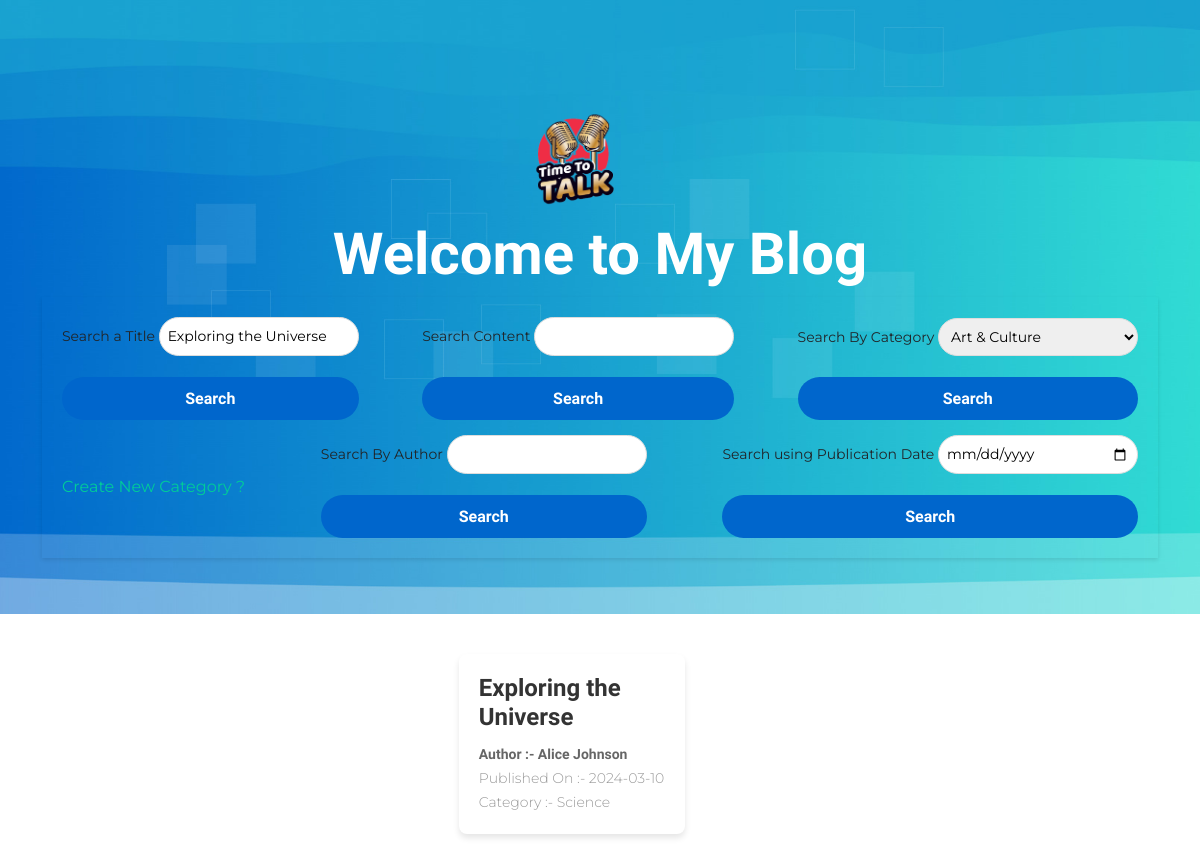
The app's page /index.php?title=Exploring the Universe with its own data.
### tables this page shows
CREATE TABLE IF NOT EXISTS `article` (
  `id` int NOT NULL AUTO_INCREMENT,
  `title` varchar(50) NOT NULL,
  `content` text NOT NULL,
  `date_pub` date DEFAULT NULL,
  `category_id` int DEFAULT NULL,
  `author_id` int DEFAULT NULL,
  PRIMARY KEY (`id`),
  KEY `category_id` (`category_id`),
  KEY `author_id` (`author_id`)
);

CREATE TABLE IF NOT EXISTS `category` (
  `id` int NOT NULL AUTO_INCREMENT,
  `name` varchar(100) NOT NULL,
  PRIMARY KEY (`id`)
);

### index.php (called while the page is built)
<?php
require_once('./Models/Database.class.php');
require_once('./Models/Article.class.php');
$modelArticle = new Article;
$articles = $modelArticle->getAll();
$categories = $modelArticle->getCategories();
if (!empty($_GET['title'])) {
    $articles = $modelArticle->getByTitle($_GET['title']);
} elseif (!empty($_GET['content'])) {
    header("Location: article.php?content={$_GET['content']}");
} elseif (!empty($_GET['category_id'])) {
    header("Location: article.php?category_id={$_GET['category_id']}");
} elseif (!empty($_GET['author'])) {
    header("Location: author.php?author={$_GET['author']}");
} elseif (!empty($_GET['date_pub'])) {
    header("Location: article.php?date_pub={$_GET['date_pub']}");
}
require_once('./Views/home.php');

### Models/Database.class.php (called while the page is built, shortened)
<?php
abstract class Database
{
    public function __construct()
    {
        $this->db = new PDO("mysql:host=localhost;dbname=blog;charset=utf8", "root", '');
    }
}

### Models/Article.class.php (called while the page is built, shortened)
<?php
class Article extends Database
{
    protected $base = "SELECT article.*, author.id , author.phone, author.address, author.dob, CONCAT(author.firstname, ' ', author.lastname) AS author , category.id, category.name AS category
    FROM article
    LEFT JOIN author ON article.author_id = author.id
    LEFT JOIN category ON article.category_id = category.id ";
    public function getAll()
    {
        $request = $this->db->prepare($this->base . "ORDER BY date_pub DESC");
        $request->execute();
        $data = $request->fetchAll(PDO::FETCH_ASSOC);
        return $data;
    }
    public function getByTitle($title)
    {
        $request = $this->db->prepare($this->base . " WHERE LOWER(article.title) LIKE :title");
        $titleParam = '%' . strtolower($title) . '%';
        $request->bindParam(':title', $titleParam, PDO::PARAM_STR);
        $request->execute();
        $data = $request->fetchAll(PDO::FETCH_ASSOC);
        return $data;
    }
    public function getCategories()
    {
        $request = $this->db->prepare("SELECT * FROM category ORDER BY name");
        $request->execute();
        $data = $request->fetchAll(PDO::FETCH_ASSOC);
        return $data;
    }
}

### Views/home.php (the view, shortened to what this page needs)
<!DOCTYPE html>
<html lang="en">
<head>
    <link rel="stylesheet" href="Assets/style.css">
    <link rel="stylesheet" href="https://cdnjs.cloudflare.com/ajax/libs/font-awesome/6.0.0-beta3/css/all.min.css" />
    <link rel="stylesheet" href="./Assets/css/bootstrap.min.css">
    <link rel="stylesheet" href="./Assets/css/bootstrap-icons.css">
    <link rel="stylesheet" href="./Assets/css/owl.carousel.min.css">
    <link rel="stylesheet" href="./Assets/css/owl.theme.default.min.css">
    <link href="./Assets/css/templatemo-pod-talk.css" rel="stylesheet">
</head>
<body>
    <section class="hero-section">
        <div class="container">
            <div class="row">
                <div class="col-lg-12 col-12">
                    <div class="text-center mb-5 pb-2">
                        <div class="container">
                            <a class="navbar-brand me-lg-5 me-0" href="index.php">
                                <img src="images/pod-talk-logo.png" class="logo-image img-fluid" alt="templatemo pod talk">
                            </a>
                        </div>
                        <h1 class="text-white">Welcome to My Blog</h1>
                        <div class="navbar">
                            <form action="">
                                <label>
                                    Search a Title
                                    <input type="text" name="title" value="<?= $_GET['title'] ?? '' ?>">
                                </label>
                                <button type="submit" class="btn custom-btn smoothscroll mt-3">Search</button>
                            </form>
                            <form action="">
                                <label>
                                    Search Content
                                    <input type="text" name="content" value="<?= $_GET['content'] ?? '' ?>">
                                </label>
                                <button type="submit" class="btn custom-btn smoothscroll mt-3">Search</button>
                            </form>
                            <form action="">
                                <label>
                                    Search By Category
                                    <select name="category_id">
                                        <?php foreach ($categories as $category) : ?>
                                            <option value="<?= $category['id'] ?>" <?= !empty($_GET['category_id']) && $_GET['category_id'] == $category['id'] ? 'selected' : '' ?>><?= $category['name'] ?></option>
                                        <?php endforeach ?>
                                    </select>
                                </label>
                                <button type="submit" class="btn custom-btn smoothscroll mt-3">Search</button>
                            </form>
                            <a href="Views/createCategory.php"> Create New Category ?</a>
                            <form action="">
                                <label>
                                    Search By Author
                                    <input type="text" name="author" value="<?= $_GET['author'] ?? '' ?>">
                                </label>
                                <button type="submit" class="btn custom-btn smoothscroll mt-3">Search</button>
                            </form>
                            <form action="">
                                <label for="date_pub">
                                    Search using Publication Date
                                    <input type="date" name="date_pub" value="<?= $_GET['date_pub'] ?? '' ?>">
                                </label>
                                <button type="submit" class="btn custom-btn smoothscroll mt-3">Search</button>
                            </form>
                        </div>
                    </div>
                </div>
            </div>
        </div>
    </section>
    <?php if (!empty($articles)): ?>
        <div class="article-grid">
            <?php foreach ($articles as $article) : ?>
                <a href="article.php?id=<?= $article['id'] ?>" class="article-link">
                    <div class="article-card">
                        <h3 class="article-title"><?= $article['title'] ?></h3>
                        <h3 class="article-author">Author :- <?= $article['author'] ?></h3><br>
                        <p class="article-date">Published On :- <?= $article['date_pub'] ?></p><br>
                        <p class="article-date">Category :- <?= $article['category'] ?></p>
                    </div>
                </a>
            <?php endforeach ?>
        <?php else : ?>
            <h1 class="recordError"> No Records Found</h1>
        <?php endif ?>
        </div>
</body>
</html>

### Assets/style.css (style rules this page uses)
body, h1, h3, p, form { margin: 0; padding: 0; box-sizing: border-box; }
body { font-family: Arial, sans-serif; line-height: 1.6; background-color: #f4f4f4; color: #333; padding: 0; margin: 0; }
.navbar { display: flex; flex-wrap: wrap; justify-content: center; gap: 15px; padding: 20px; background-color: #ffffff; box-shadow: 0 2px 4px rgba(0, 0, 0, 0.1); }
.navbar form { display: flex; flex-direction: column; gap: 5px; }
.navbar label { font-size: 14px; }
.navbar input[type="text"], .navbar select, .navbar input[type="date"] { border: 2px solid transparent; border-radius: 100px; padding: 8px; border: 1px solid #ddd; font-size: 14px; width: 200px; }
.article-grid { display: flex; flex-wrap: wrap; gap: 20px; justify-content: center; padding: 20px; }
.article-card { background-color: #fff; border-radius: 8px; box-shadow: 0 4px 6px rgba(0, 0, 0, 0.1); overflow: hidden; padding: 15px; width: 300px; transition: transform 0.3s ease, box-shadow 0.3s ease; }
.article-title { font-size: 18px; color: #333; margin-bottom: 10px; }
.article-date, .article-author { font-size: 14px; color: #666; }
.article-link { text-decoration: none; }
body, h1, h2, p { margin: 0; padding: 0; box-sizing: border-box; }
.article-card { background-color: #fff; border-radius: 8px; box-shadow: 0 4px 6px rgba(0, 0, 0, 0.1); overflow: hidden; padding: 20px; width: 80%; max-width: 800px; margin: 20px 0; }
.article-title { font-size: 24px; color: #333; margin-bottom: 10px; }
.article-author, .article-date { display: inline; }
.article-author { font-weight: bold; }
.article-date { color: #999; }

### Assets/css/templatemo-pod-talk.css (style rules this page uses)
:root { --white-color: #ffffff; --primary-color: #00cc99; --secondary-color: #0066cc; --section-bg-color: #f0f8ff; --custom-btn-bg-color: #0066cc; --custom-btn-bg-hover-color: #00cc99; --dark-color: #000000; --p-color: #717275; --border-color: #7fffd4; --link-hover-color: #0066cc; --body-font-family: "Montserrat", sans-serif; --title-font-family: "Sono", sans-serif; --h1-font-size: 58px; --h2-font-size: 46px; --h3-font-size: 32px; --h4-font-size: 28px; --h5-font-size: 24px; --h6-font-size: 22px; --p-font-size: 16px; --menu-font-size: 14px; --border-radius-large: 100px; --border-radius-medium: 20px; --border-radius-small: 10px; --font-weight-light: 300; --font-weight-normal: 400; --font-weight-medium: 500; --font-weight-semibold: 600; --font-weight-bold: 700; }
body { background-color: var(--white-color); font-family: var(--body-font-family); }
h2, h3, h4, h5, h6 { color: var(--dark-color); }
h1, h2, h3, h4, h5, h6 { font-family: var(--title-font-family); font-weight: var(--font-weight-semibold); }
h1 { font-size: var(--h1-font-size); font-weight: var(--font-weight-bold); }
h3 { font-size: var(--h3-font-size); }
p { color: var(--p-color); font-size: var(--p-font-size); font-weight: var(--font-weight-light); }
a, button { touch-action: manipulation; transition: all 0.3s; }
a { display: inline-block; color: var(--primary-color); text-decoration: none; }
.custom-btn { background: var(--custom-btn-bg-color); border: 2px solid transparent; border-radius: var(--border-radius-large); color: var(--white-color); font-family: var(--title-font-family); font-size: var(--p-font-size); font-weight: var(--font-weight-semibold); line-height: normal; transition: all 0.3s; padding: 10px 20px; }
.navbar { background-color: transparent; z-index: 9; padding: 20px; }
.logo-image { width: 120px; height: auto; }
.navbar-brand, .navbar-brand:hover { font-size: var(--h3-font-size); font-weight: var(--font-weight-bold); display: flex; justify-content: center; }
.hero-section { background-image: url("../images/templatemo-wave-banner.jpg"), linear-gradient(#348cd2, #ffffff); background-repeat: no-repeat; background-size: 108% 76%; background-position: top; padding-top: 100px; }
@media screen and (max-width: 1240px) { .hero-section { background-size: 116%; } }

### records on screen
article: title "Exploring the Universe", author "Alice Johnson", date_pub "2024-03-10", category.name "Science"

### other values on screen
form field category_id "Art & Culture"
